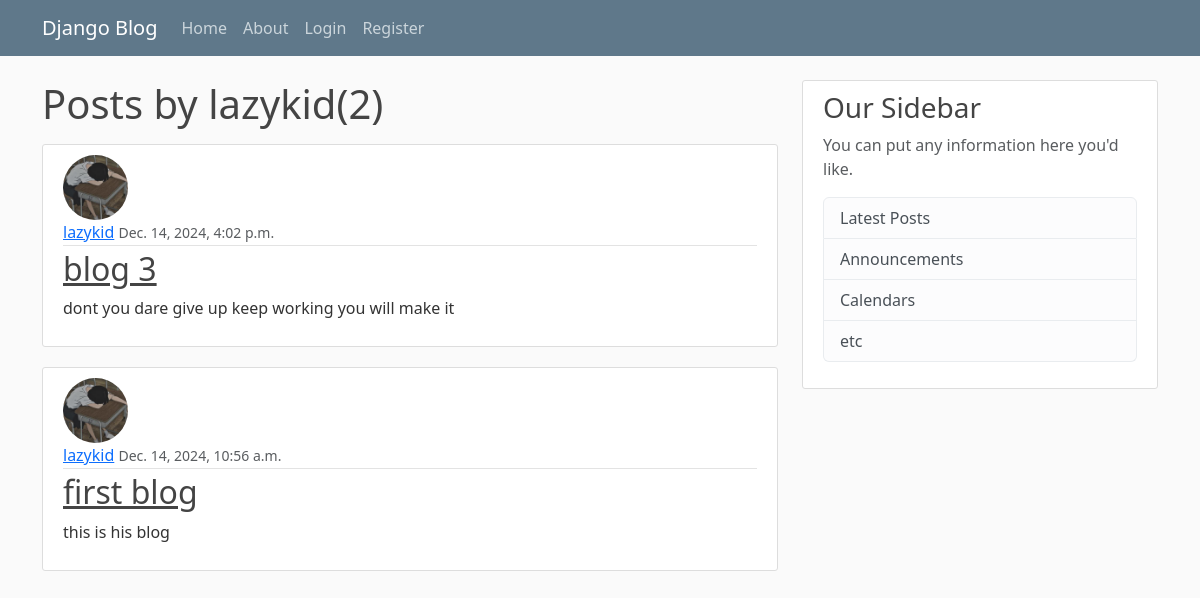
Before: /user/lazykid with the older database file.
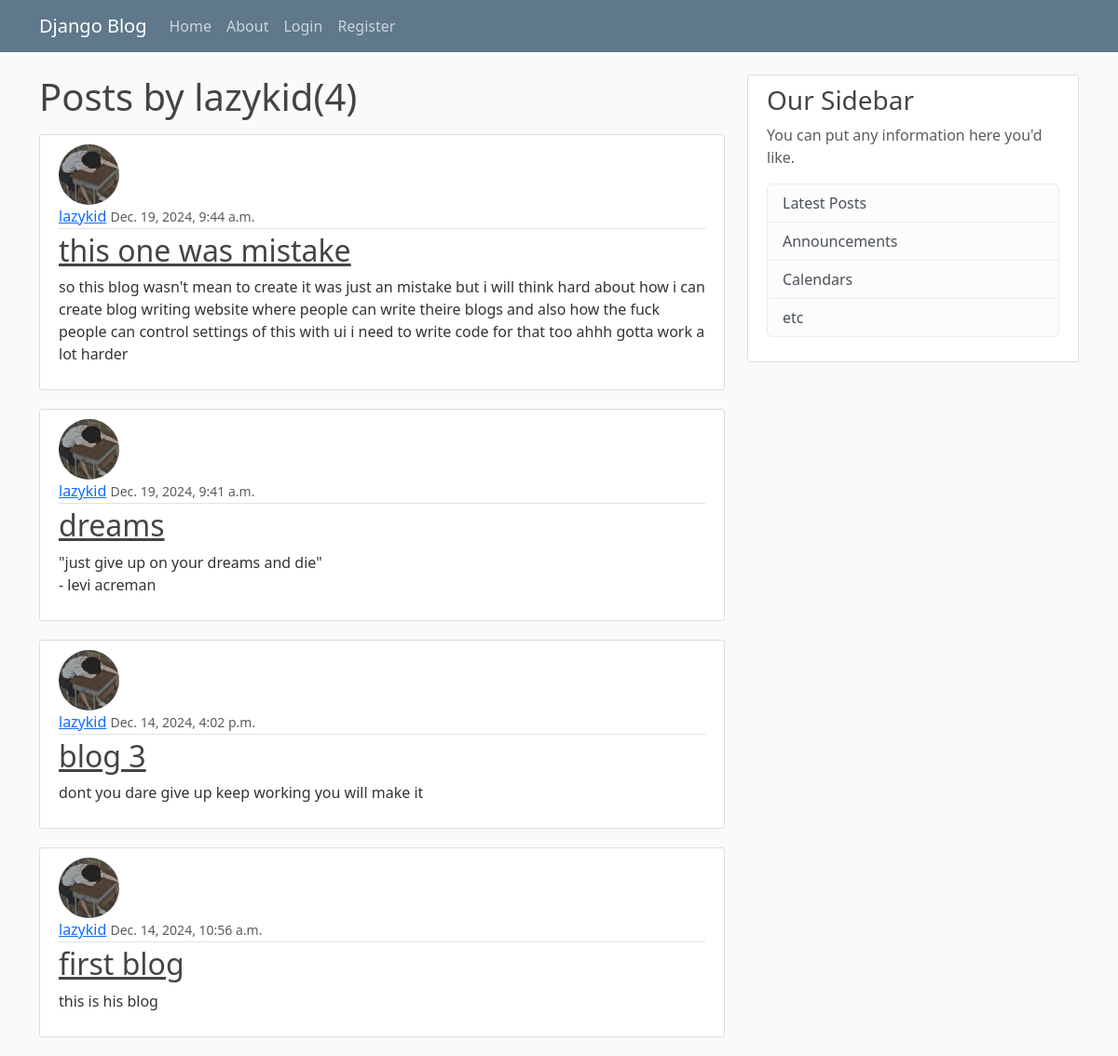
After: the same page with the newer database file.
### blog/models.py (models this page shows, shortened)
class Post(models.Model):
    title = models.CharField(max_length=100)
    content = models.TextField()
    date_posted = models.DateTimeField(default=timezone.now)
    author = models.ForeignKey(User, on_delete=models.CASCADE)
    like = models.ManyToManyField(User, related_name="like")
    dislike = models.ManyToManyField(User, related_name="dislike")

### users/models.py (models this page shows, shortened)
class Profile(models.Model):
    user = models.OneToOneField(User, on_delete=models.CASCADE)
    image = models.ImageField(default="default.jpg", upload_to="profile_pics")

### blog/views.py (the view)
# urls.py: path("user/<str:username>", UserPostListView.as_view(),name="user-posts"),
class UserPostListView(ListView):
    model = Post
    template_name = "blog/user_posts.html"
    context_object_name = "posts"
    ordering = ["-date_posted"]
    paginate_by = 5
    def get_queryset(self):
        user = get_object_or_404(User, username=self.kwargs.get("username"))
        return Post.objects.filter(author=user).order_by("-date_posted")

### blog/templates/blog/user_posts.html (shortened to what this page needs)
{% extends "blog/base.html" %}
{% block content %}
<h1 class="mb-3">Posts by {{ view.kwargs.username }}({{ page_obj.paginator.count }})</h1>
    {% for post in posts %}
        <article class="media content-section">
            <img class="rounded-circle article-img" src="{{ post.author.profile.image.url }}">
            <div class="media-body">
            <div class="article-metadata">
                <a class="mr-2" href="{% url 'user-posts' post.author.username %}">{{ post.author }}</a>
                <small class="text-muted">{{ post.date_posted }}</small>
            </div>
            <h2><a class="article-title" href="{% url 'post-detail' post.id %}">{{ post.title }}</a></h2>
            <p class="article-content">{{ post.content }}</p>
            </div>
        </article>
    {% endfor %}
{% endblock content%}

### blog/templates/blog/base.html (shortened to what this page needs)
{% load static %}
<!DOCTYPE html>
<html lang="en">
<head>
    <link href="https://cdn.jsdelivr.net/npm/bootstrap@5.3.3/dist/css/bootstrap.min.css" rel="stylesheet">
    <link rel="stylesheet" type="text/css" href="{% static "blog/main.css" %}">
</head>
<body>
    <header class="site-header">
        <nav class="navbar navbar-expand-md navbar-dark bg-steel fixed-top">
          <div class="container">
            <a class="navbar-brand mr-4" href="/">Django Blog</a>
            <div class="collapse navbar-collapse" id="navbarToggle">
              <div class="navbar-nav mr-auto">
                <a class="nav-item nav-link" href="{% url "blog-home" %}">Home</a>
                <a class="nav-item nav-link" href="{% url "blog-about"%}">About</a>
              </div>
              <div class="navbar-nav">
                {% if user.is_authenticated %}
                <a class="nav-item nav-link" href="{% url "post-create" %}">New post</a>
                <a class="nav-item nav-link" href="{% url "profile" %}">Profile</a>
                <form action="{% url 'logout' %}" method="post" class="nav-item">
                  {% csrf_token %}
                  <button type="submit" class="btn btn-link nav-link p-2">Logout</button>
                </form>
                {% else %}
                  <a class="nav-item nav-link" href="{% url "login" %}">Login</a>
                  <a class="nav-item nav-link" href="{% url "register" %}">Register</a>
                {% endif %}
              </div>
            </div>
          </div>
        </nav>
    </header>
    <main role="main" class="container">
        <div class="row">
        <div class="col-md-8">
            {% block content %}{% endblock %}
        </div>
        <div class="col-md-4">
            <div class="content-section">
            <h3>Our Sidebar</h3>
            <p class='text-muted'>You can put any information here you'd like.
                <ul class="list-group">
                <li class="list-group-item list-group-item-light">Latest Posts</li>
                <li class="list-group-item list-group-item-light">Announcements</li>
                <li class="list-group-item list-group-item-light">Calendars</li>
                <li class="list-group-item list-group-item-light">etc</li>
                </ul>
            </p>
            </div>
        </div>
        </div>
    </main>
</body>
</html>

### blog/static/blog/main.css (style rules this page uses)
body { background: #fafafa; color: #333333; margin-top: 5rem; }
h1, h2, h3, h4, h5, h6 { color: #444444; }
ul { margin: 0; }
.bg-steel { background-color: #5f788a; }
.site-header .navbar-nav .nav-link { color: #cbd5db; }
.content-section { background: #ffffff; padding: 10px 20px; border: 1px solid #dddddd; border-radius: 3px; margin-bottom: 20px; }
.article-title { color: #444444; }
.article-content { white-space: pre-line; }
.article-img { height: 65px; width: 65px; margin-right: 16px; }
.article-metadata { padding-bottom: 1px; margin-bottom: 4px; border-bottom: 1px solid #e3e3e3 }

Changed rows visible on the page:
added Post: author.profile.image (picture), author "lazykid", date_posted "Dec. 19, 2024, 9:44 a.m.", title "this one was mistake", content "so this blog wasn't mean to create it was just an mistake but i will think hard about how i can create blog writing website where people can write theire blogs and also how the fuck people can control settings of this with ui i need to write code for that too ahhh gotta work a lot harder"
added Post: author.profile.image (picture), author "lazykid", date_posted "Dec. 19, 2024, 9:41 a.m.", title "dreams", content "\"just give up on your dreams and die\" - levi acreman"
Other visible differences:
{{ page_obj.paginator.count }}: "2" → "4"
